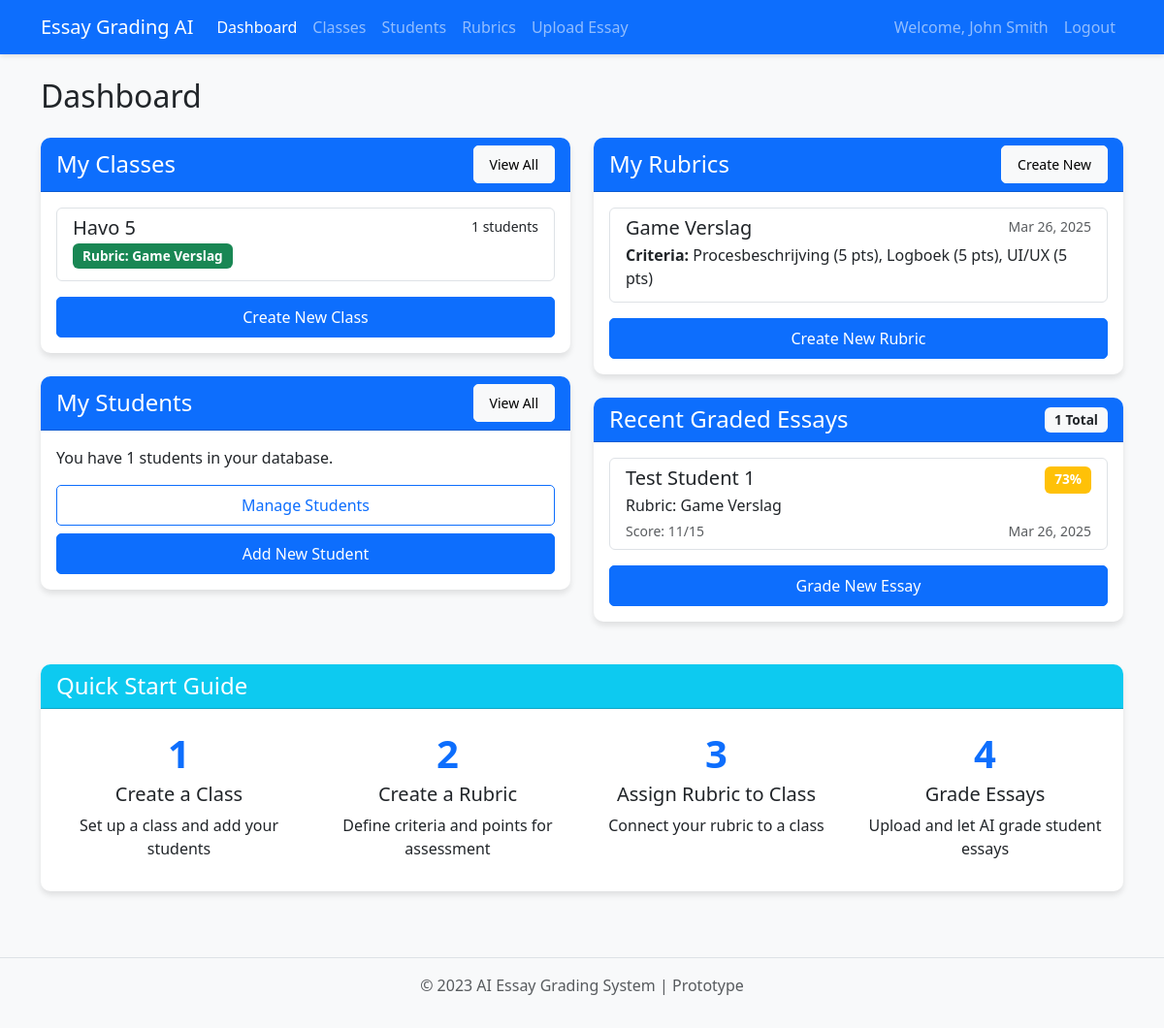
The page /dashboard (signed in) on the database its author committed.
### app.py (models this page shows, shortened)
class User(UserMixin, db.Model):
    id = db.Column(db.Integer, primary_key=True)
    email = db.Column(db.String(100), unique=True, nullable=False)
    password = db.Column(db.String(200), nullable=False)
    name = db.Column(db.String(100), nullable=False)
    rubrics = db.relationship('Rubric', backref='user', lazy=True)
    essays = db.relationship('Essay', backref='user', lazy=True)
    classes = db.relationship('Class', backref='teacher', lazy=True)
    students = db.relationship('Student', backref='teacher', lazy=True)

class Class(db.Model):
    id = db.Column(db.Integer, primary_key=True)
    name = db.Column(db.String(100), nullable=False)
    description = db.Column(db.Text, nullable=True)
    user_id = db.Column(db.Integer, db.ForeignKey('user.id'), nullable=False)
    rubric_id = db.Column(db.Integer, db.ForeignKey('rubric.id'), nullable=True)
    created_at = db.Column(db.DateTime, default=datetime.utcnow)
    students = db.relationship('Student', secondary=student_class, lazy='subquery',
                               backref=db.backref('classes', lazy=True))
    essays = db.relationship('Essay', backref='class_ref', lazy=True)

class Rubric(db.Model):
    id = db.Column(db.Integer, primary_key=True)
    name = db.Column(db.String(100), nullable=False)
    user_id = db.Column(db.Integer, db.ForeignKey('user.id'), nullable=False)
    criteria = db.relationship('RubricCriterion', backref='rubric', lazy=True, cascade="all, delete-orphan")
    essays = db.relationship('Essay', backref='rubric', lazy=True)
    created_at = db.Column(db.DateTime, default=datetime.utcnow)
    classes = db.relationship('Class', backref='assigned_rubric', lazy=True)

class RubricCriterion(db.Model):
    id = db.Column(db.Integer, primary_key=True)
    name = db.Column(db.String(100), nullable=False)
    max_points = db.Column(db.Integer, nullable=False)
    rubric_id = db.Column(db.Integer, db.ForeignKey('rubric.id'), nullable=False)
    grades = db.relationship('Grade', backref='criterion_ref', lazy=True)
    point_descriptions = db.Column(db.Text, nullable=True)

class Essay(db.Model):
    id = db.Column(db.Integer, primary_key=True)
    student_name = db.Column(db.String(100), nullable=False)
    rubric_id = db.Column(db.Integer, db.ForeignKey('rubric.id'), nullable=False)
    user_id = db.Column(db.Integer, db.ForeignKey('user.id'), nullable=False)
    total_points = db.Column(db.Integer, nullable=False)
    max_points = db.Column(db.Integer, nullable=False)
    percentage = db.Column(db.Integer, nullable=False)
    overall_feedback = db.Column(db.Text, nullable=False)
    grades = db.relationship('Grade', backref='essay', lazy=True, cascade="all, delete-orphan")
    created_at = db.Column(db.DateTime, default=datetime.utcnow)
    class_id = db.Column(db.Integer, db.ForeignKey('class.id'), nullable=True)
    student_id = db.Column(db.Integer, db.ForeignKey('student.id'), nullable=True)

### app.py (the view)
@app.route('/dashboard')
@login_required
def dashboard():
    user_rubrics = Rubric.query.filter_by(user_id=current_user.id).all()
    user_essays = Essay.query.filter_by(user_id=current_user.id).order_by(Essay.created_at.desc()).all()
    user_classes = Class.query.filter_by(user_id=current_user.id).all()
    user_students = Student.query.filter_by(user_id=current_user.id).all()
    return render_template('dashboard.html',
                          rubrics=user_rubrics,
                          graded_essays=user_essays,
                          classes=user_classes,
                          students_count=len(user_students))

### app.py (called while the page is built)
@login_manager.user_loader
def load_user(user_id):
    return User.query.get(int(user_id))

### templates/dashboard.html (shortened to what this page needs)
{% extends "base.html" %}
{% block content %}
<h2 class="mb-4">Dashboard</h2>
<div class="row">
    <div class="col-md-6">
        <div class="card mb-4">
            <div class="card-header bg-primary text-white">
                <div class="d-flex justify-content-between align-items-center">
                    <h4 class="mb-0">My Classes</h4>
                    <a href="{{ url_for('view_classes') }}" class="btn btn-sm btn-light">View All</a>
                </div>
            </div>
            <div class="card-body">
                {% if classes %}
                <div class="list-group">
                    {% for class_obj in classes[:3] %}
                    <a href="{{ url_for('view_class', class_id=class_obj.id) }}" class="list-group-item list-group-item-action">
                        <div class="d-flex w-100 justify-content-between">
                            <h5 class="mb-1">{{ class_obj.name }}</h5>
                            <small>{{ class_obj.students|length }} students</small>
                        </div>
                        <p class="mb-1">
                            {% if class_obj.rubric_id %}
                            <span class="badge bg-success">Rubric: {{ class_obj.assigned_rubric.name }}</span>
                            {% else %}
                            <span class="badge bg-warning">No rubric assigned</span>
                            {% endif %}
                        </p>
                    </a>
                    {% endfor %}
                </div>
                <div class="d-grid gap-2 mt-3">
                    <a href="{{ url_for('create_class') }}" class="btn btn-primary">Create New Class</a>
                </div>
                {% else %}
                <p class="text-muted">You haven't created any classes yet.</p>
                <div class="d-grid gap-2 mt-3">
                    <a href="{{ url_for('create_class') }}" class="btn btn-primary">Create Your First Class</a>
                </div>
                {% endif %}
            </div>
        </div>
        <div class="card mb-4">
            <div class="card-header bg-primary text-white">
                <div class="d-flex justify-content-between align-items-center">
                    <h4 class="mb-0">My Students</h4>
                    <a href="{{ url_for('view_students') }}" class="btn btn-sm btn-light">View All</a>
                </div>
            </div>
            <div class="card-body">
                {% if students_count > 0 %}
                <p>You have {{ students_count }} students in your database.</p>
                <div class="d-grid gap-2">
                    <a href="{{ url_for('view_students') }}" class="btn btn-outline-primary">Manage Students</a>
                    <a href="{{ url_for('create_student') }}" class="btn btn-primary">Add New Student</a>
                </div>
                {% else %}
                <p class="text-muted">You haven't added any students yet.</p>
                <div class="d-grid gap-2 mt-3">
                    <a href="{{ url_for('create_student') }}" class="btn btn-primary">Add Your First Student</a>
                    <a href="{{ url_for('bulk_create_students') }}" class="btn btn-outline-primary">Bulk Import Students</a>
                </div>
                {% endif %}
            </div>
        </div>
    </div>
    <div class="col-md-6">
        <div class="card mb-4">
            <div class="card-header bg-primary text-white">
                <div class="d-flex justify-content-between align-items-center">
                    <h4 class="mb-0">My Rubrics</h4>
                    <a href="{{ url_for('create_rubric') }}" class="btn btn-sm btn-light">Create New</a>
                </div>
            </div>
            <div class="card-body">
                {% if rubrics %}
                <div class="list-group">
                    {% for rubric in rubrics[:3] %}
                    <a href="{{ url_for('view_rubric', rubric_id=rubric.id) }}" class="list-group-item list-group-item-action">
                        <div class="d-flex w-100 justify-content-between">
                            <h5 class="mb-1">{{ rubric.name }}</h5>
                            <small class="text-muted">{{ rubric.created_at.strftime('%b %d, %Y') }}</small>
                        </div>
                        <p class="mb-1">
                            <strong>Criteria:</strong>
                            {% for criterion in rubric.criteria %}
                                {{ criterion.name }} ({{ criterion.max_points }} pts){% if not loop.last %}, {% endif %}
                            {% endfor %}
                        </p>
                    </a>
                    {% endfor %}
                </div>
                <div class="d-grid gap-2 mt-3">
                    <a href="{{ url_for('create_rubric') }}" class="btn btn-primary">Create New Rubric</a>
                </div>
                {% else %}
                <p class="text-muted">You haven't created any rubrics yet.</p>
                <div class="d-grid gap-2 mt-3">
                    <a href="{{ url_for('create_rubric') }}" class="btn btn-primary">Create Your First Rubric</a>
                </div>
                {% endif %}
            </div>
        </div>
        <div class="card">
            <div class="card-header bg-primary text-white">
                <div class="d-flex justify-content-between align-items-center">
                    <h4 class="mb-0">Recent Graded Essays</h4>
                    <span class="badge bg-light text-dark">{{ graded_essays|length }} Total</span>
                </div>
            </div>
            <div class="card-body">
                {% if graded_essays %}
                <div class="list-group">
                    {% for essay in graded_essays[:5] %}
                    <a href="{{ url_for('view_results', essay_id=essay.id) }}" class="list-group-item list-group-item-action">
                        <div class="d-flex w-100 justify-content-between">
                            <h5 class="mb-1">{{ essay.student_name }}</h5>
                            <span class="badge {% if essay.percentage >= 80 %}bg-success{% elif essay.percentage >= 60 %}bg-warning{% else %}bg-danger{% endif %}">
                                {{ essay.percentage }}%
                            </span>
                        </div>
                        <p class="mb-1">Rubric: {{ essay.rubric.name }}</p>
                        <div class="d-flex justify-content-between">
                            <small class="text-muted">Score: {{ essay.total_points }}/{{ essay.max_points }}</small>
                            <small class="text-muted">{{ essay.created_at.strftime('%b %d, %Y') }}</small>
                        </div>
                    </a>
                    {% endfor %}
                </div>
                <div class="d-grid gap-2 mt-3">
                    <a href="{{ url_for('upload_essay') }}" class="btn btn-primary">Grade New Essay</a>
                </div>
                {% else %}
                <p class="text-muted">You haven't graded any essays yet.</p>
                <div class="d-grid gap-2 mt-3">
                    <a href="{{ url_for('upload_essay') }}" class="btn btn-primary">Grade Your First Essay</a>
                </div>
                {% endif %}
            </div>
        </div>
    </div>
</div>
<div class="row mt-4">
    <div class="col-12">
        <div class="card">
            <div class="card-header bg-info text-white">
                <h4 class="mb-0">Quick Start Guide</h4>
            </div>
            <div class="card-body">
                <div class="row">
                    <div class="col-md-3">
                        <div class="text-center mb-3">
                            <div class="fs-1 text-primary">1</div>
                            <h5>Create a Class</h5>
                            <p>Set up a class and add your students</p>
                        </div>
                    </div>
                    <div class="col-md-3">
                        <div class="text-center mb-3">
                            <div class="fs-1 text-primary">2</div>
                            <h5>Create a Rubric</h5>
                            <p>Define criteria and points for assessment</p>
                        </div>
                    </div>
                    <div class="col-md-3">
                        <div class="text-center mb-3">
                            <div class="fs-1 text-primary">3</div>
                            <h5>Assign Rubric to Class</h5>
                            <p>Connect your rubric to a class</p>
                        </div>
                    </div>
                    <div class="col-md-3">
                        <div class="text-center mb-3">
                            <div class="fs-1 text-primary">4</div>
                            <h5>Grade Essays</h5>
                            <p>Upload and let AI grade student essays</p>
                        </div>
                    </div>
                </div>
            </div>
        </div>
    </div>
</div>
{% endblock %}

### templates/base.html (shortened to what this page needs)
<!DOCTYPE html>
<html lang="en">
<head>
    <link href="https://cdn.jsdelivr.net/npm/bootstrap@5.3.0/dist/css/bootstrap.min.css" rel="stylesheet">
    <link rel="stylesheet" href="{{ url_for('static', filename='css/style.css') }}">
</head>
<body>
    {% if current_user.is_authenticated %}
    <nav class="navbar navbar-expand-lg navbar-dark bg-primary">
        <div class="container">
            <a class="navbar-brand" href="{{ url_for('dashboard') }}">Essay Grading AI</a>
            <div class="collapse navbar-collapse" id="navbarNav">
                <ul class="navbar-nav me-auto">
                    <li class="nav-item">
                        <a class="nav-link" href="{{ url_for('dashboard') }}">Dashboard</a>
                    </li>
                    <li class="nav-item">
                        <a class="nav-link" href="{{ url_for('view_classes') }}">Classes</a>
                    </li>
                    <li class="nav-item">
                        <a class="nav-link" href="{{ url_for('view_students') }}">Students</a>
                    </li>
                    <li class="nav-item">
                        <a class="nav-link" href="{{ url_for('create_rubric') }}">Rubrics</a>
                    </li>
                    <li class="nav-item">
                        <a class="nav-link" href="{{ url_for('upload_essay') }}">Upload Essay</a>
                    </li>
                </ul>
                <div class="navbar-nav">
                    <span class="nav-item nav-link">Welcome, {{ current_user.name }}</span>
                    <a class="nav-link" href="{{ url_for('logout') }}">Logout</a>
                </div>
            </div>
        </div>
    </nav>
    {% endif %}
    <div class="container mt-4">
        {% block content %}{% endblock %}
    </div>
    <footer class="mt-5 py-3 text-center">
        <div class="container">
            <p class="text-muted">© 2023 AI Essay Grading System | Prototype</p>
        </div>
    </footer>
</body>
</html>

### static/css/style.css (style rules this page uses)
body { font-family: 'Segoe UI', Tahoma, Geneva, Verdana, sans-serif; background-color: #f8f9fa; }
.navbar { box-shadow: 0 2px 5px rgba(0, 0, 0, 0.1); }
.card { border: none; border-radius: 10px; box-shadow: 0 4px 6px rgba(0, 0, 0, 0.1); margin-bottom: 20px; }
.card-header { border-radius: 10px 10px 0 0 !important; }
.btn { border-radius: 5px; padding: 8px 16px; }
.list-group-item { transition: all 0.2s ease-in-out; }
.badge { font-size: 0.85em; padding: 6px 10px; }
.fs-1 { font-weight: bold; }
footer { border-top: 1px solid #dee2e6; margin-top: 50px; }

### rows shown on the page
User: name "John Smith"
Class: name "Havo 5", students|length "1", assigned_rubric.name "Game Verslag"
Rubric: name "Game Verslag", created_at "Mar 26, 2025"
RubricCriterion: name "Procesbeschrijving", max_points "5"
RubricCriterion: name "Logboek", max_points "5"
RubricCriterion: name "UI/UX", max_points "5"
Essay: student_name "Test Student 1", percentage "73", rubric.name "Game Verslag", total_points "11", max_points "15", created_at "Mar 26, 2025"

### other values the page prints
{{ students_count }} "1"
{{ graded_essays|length }} "1"
